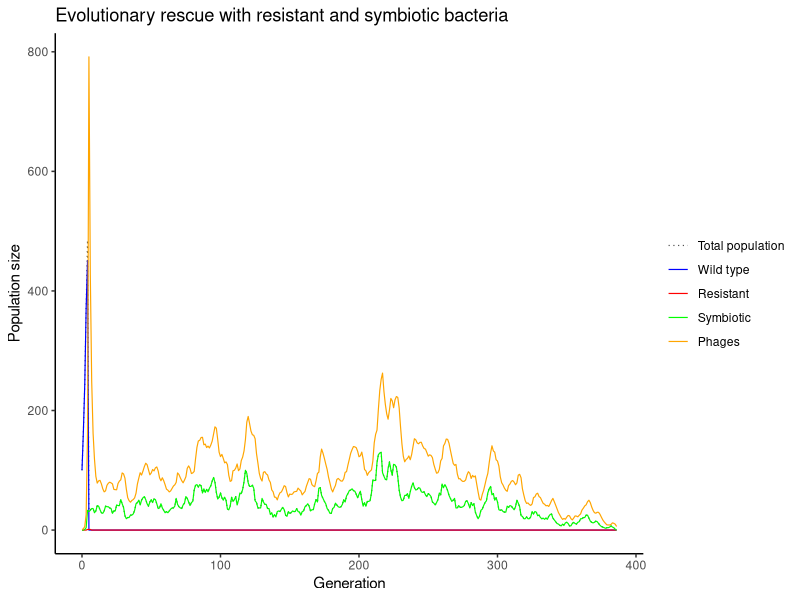

Reproduce this figure in R. (Note: this script raises an error after producing the figure.)
## ---- chunk 1
simulate_one_gen <- function(N_wt, N_r, N_s, N_p, infection_prob, induction_prob, symbiosis_prob, mut_rate, cost_r, growth_rate, K, P_decline, P_prod) {
   
  N_tot <- N_wt + N_r + N_s
  
  # intrinsic growth without losses
  r0 <- growth_rate - 1
  
  # growth rate of each type minus its specific loss 
  rho_wt <- r0 - infection_prob * N_p # includes phage population effect
  rho_r <- r0 - cost_r
  rho_s <- r0 - induction_prob
  
  # logistic growth: crowding reduces all types by the same amount --> note that deleterious effect is less strong on wt at lower density --> could exist longer at lower K
  mean_wt <- N_wt * max(0, 1 + rho_wt - r0 * N_tot / K)
  mean_r <- N_r * max(0, 1 + rho_r - r0 * N_tot / K)
  mean_s <- N_s * max(0, 1 + rho_s - r0 * N_tot / K)
  
  # Claude input: offspring (Poisson)
  offsp_wt <- rpois(1, mean_wt)
  offsp_r  <- rpois(1, mean_r)
  offsp_s  <- rpois(1, mean_s)
  
  # wt bacteria (offspring) either get infected (& die) or do symbiosis or stay 
  prob_r = mut_rate
  prob_s = min(symbiosis_prob * N_p, 1 - prob_r) # includes phage population effect
  prob_wt <- max(0,1 - prob_r - prob_s)
  
  outcome <- rmultinom(1,offsp_wt,c(prob_r, prob_s, prob_wt))
  
  n_resistant <- outcome[1]
  n_symbiotic <- outcome[2]
  n_wt <- outcome[3]
  
  # Claude input: new population sizes of wild type, resistant and symbiotes
  N_wt_new <- n_wt
  N_r_new  <- offsp_r + n_resistant
  N_s_new  <- offsp_s + n_symbiotic
  
  # phage population growth
  infections = min(N_wt, infection_prob * N_p * N_wt)
  inductions = induction_prob * N_s
  P_new = N_p * (1 + P_decline) + P_prod * (infections + inductions)

  return(c(N_wt_new, N_r_new, N_s_new, P_new))
}


# Test the function
N_wt <- 1000
N_r <- 0
N_s <- 0
N_p <- 5
infection_prob <- 0.0005
induction_prob <- 0.001
symbiosis_prob <-0
cost_r <- 0.1
growth_rate <- 1.5
mut_rate <- 0.1
K <- 2000
P_decline <- -0.5
P_prod <- 1



print(simulate_one_gen(N_wt, N_r, N_s, N_p, infection_prob, induction_prob, symbiosis_prob, mut_rate, cost_r, growth_rate, K, P_decline, P_prod))
## ---- chunk 2
simulate_pop <- function(N_init_wt, N_init_r, N_init_s, N_init_p, infection_prob, induction_prob, symbiosis_prob, mut_rate, cost_r, growth_rate, t_max, K, P_decline, P_prod) {
 
  
  # Create the vector in which to save the results
  pop_vector <- c(N_init_wt, N_init_r, N_init_s, N_init_p)
  # initiate the variables
  pop_new <- c(N_init_wt, N_init_r, N_init_s, N_init_p) 

  # run the simulation until generation t_max
  for (i in 1:t_max) {
    # redefine the current population one generation later
    pop_new <- simulate_one_gen(pop_new[1],pop_new[2], pop_new[3], pop_new[4], infection_prob, induction_prob, symbiosis_prob, mut_rate, cost_r, growth_rate, K, P_decline, P_prod)
    # add the new population sizes to the output vector
    pop_vector <- rbind(pop_vector,pop_new)
    # condition to stop the simulation before t_max: the bacteria population goes extinct
    if (pop_new[1]+pop_new[2]+pop_new[3]==0) break
  }
  
  # define the row and column names of the output vector
  rownames(pop_vector) <- (0:t_max)[1:length(pop_vector[,1])] # note that the vector has to be cut if the simulation stopped early
  colnames(pop_vector) <- c("wt","r", "s", "p")
  # return the result
  return(pop_vector)	
}


# Test the function and plot the result
# set t_max to a value to be used througout
max_gen <- 2000

N_init_wt <- 100
N_init_r <- 0
N_init_s <- 0
N_init_p <- 1
infection_prob <- 0.01
symbiosis_prob <- 0.002
growth_rate <- 1.7
mut_rate <- 0.0005
K <- 2000
P_decline <- -0.5
P_prod <- 1.5
# set parameters to vary
induction_prob = 0.7 #steps of 0.003
cost_r = 0.7

set.seed(10)
# create your simulation data
output <- simulate_pop(N_init_wt, N_init_r, N_init_s, N_init_p, infection_prob, induction_prob, symbiosis_prob, mut_rate, cost_r, growth_rate, max_gen, K, P_decline, P_prod)
# show the last few lines of the data table
print(tail(output))


# plot the output - note that the plot range and the x axis have to be adjusted based on the length of the table
# determine x axis range 
x_range <- 0:(length(output[,1])-1)

# plotting with ggplot
library(ggplot2)
library(tidyr)
library(dplyr)
library(tibble)

# Convert simulation output into a data frame
output_df <- as.data.frame(output) %>%
  mutate(Generation = as.numeric(rownames(output))) %>%
  mutate(Total = wt + r + s) 

# Reshape data for ggplot
plot_data <- output_df %>%
  pivot_longer(
    cols = c(Total, wt, r, s, p),
    names_to = "Population",
    values_to = "Size"
  ) %>%
  mutate(
    Population = factor(
      Population,
      levels = c("Total", "wt", "r", "s", "p"),
      labels = c(
        "Total population",
        "Wild type",
        "Resistant",
        "Symbiotic",
        "Phages"
      )
    )
  )


# Plot population trajectories
ggplot(
  plot_data,
  aes(
    x = Generation,
    y = Size,
    colour = Population,
    linetype = Population,
    alpha = Population
  )
) +
  geom_line(linewidth = 0.4) +
  scale_colour_manual(
    values = c(
      "Total population" = "black",
      "Wild type" = "blue",
      "Resistant" = "red",
      "Symbiotic" = "green",
      "Phages" = "orange"
    )
  ) +
  scale_linetype_manual(
    values = c(
      "Total population" = "dotted",
      "Wild type" = "solid",
      "Resistant" = "solid",
      "Symbiotic" = "solid",
      "Phages" = "solid"
    )
  ) +
  scale_alpha_manual(
    values = c(
      "Total population" = 0.7,
      "Wild type" = 1,
      "Resistant" = 1,
      "Symbiotic" = 1,
      "Phages" = 1
    )
  ) +
  labs(
    x = "Generation",
    y = "Population size",
    colour = NULL,
    linetype = NULL,
    alpha = NULL
  ) +
  ggtitle("Evolutionary rescue with resistant and symbiotic bacteria") +
  theme_classic() +
  theme(
    legend.position = "right",
    legend.justification = "center",
    legend.background = element_blank()
  )

## ---- chunk 3
# set some parameters to fixed values
max_gen <- 1000
N_init_wt <- 100
N_init_r <- 0
N_init_s <- 0
N_init_p <- 10
infection_prob <- 0.02
symbiosis_prob <- 0.004 
growth_rate <- 1.5
mut_rate <- 0.003 
K <- 1000
P_decline <- -0.5
P_prod <- 3

# determine how often to run the simulation for each set of parameters
no_replicates <- 100

# set parameters to vary
induction_prob = c(0.004, 0.007, 0.01) #steps of 0.003
cost_r = c(0.000005, 0.00001, 0.000015) #steps of 0.000005

# initialize data table - where to collect the results
data_table <- c()
# run the simulation across all chosen parameters
# loop over decay rates
for(ival in induction_prob){
  # loop over selection coefficients
  for(cval in cost_r){
    # different way of running many simulations: make replicates using "repeat" function with a counter i
    # reset counter
    i<-1
    repeat {
      # increase counter by one
      i<-i+1
      # run the simulation once
      one_run <- simulate_pop(N_init_wt, N_init_r, N_init_s, N_init_p, infection_prob, induction_prob, symbiosis_prob, mut_rate, cost_r, growth_rate, max_gen, K, P_decline, P_prod)
      # determine total population sizes
      #  total_size <- one_run[,1]+one_run[,2]+one_run[,3]
      
      
      
      # determine minimum population size
      min_size <- min(total_size)
      # determine (first) generation at which this population size occurred
      min_gen <- as.numeric(which(total_size==min_size)[1])
      # enter the data into the table
      data_table <- rbind(data_table,c(rval,sval,min_gen,min_size)) # note that we add the varying parameters (decay rate and selection coefficient) to the table too
      # stop the repeated computation after no_replicates times
      if(i>no_replicates) break
    }
  }
}
# define column names of data table
colnames(data_table) <- c("r","s","min_gen","no_min")
# show the first lines of the output
print(head(data_table))
## ---- chunk 4
# set some parameters to fixed values
max_gen <- 3000
N_init_wt <- 100
N_init_r <- 0
N_init_s <- 0
N_init_p <- 1
infection_prob <- 0.01
symbiosis_prob <- 0.002 
growth_rate <- 1.7
mut_rate <- 0.0005
K <- 2000
P_decline <- -0.5
P_prod <- 1.5

# determine how often to run the simulation for each set of parameters
no_replicates <- 100

# set parameters to vary
induction_prob <- 0.07 #steps of 0.01
cost_r <- c(0.01, 0.03, 0.05, 0.07, 0.09) 

# initialize data table - where to collect the results
 data_table <- c()

 # set seed for reproducibility
 # set.seed(10)

# run the simulation across  chosen parameter: cost_r
  # loop over selection coefficients
  for(cval in cost_r){
    # different way of running many simulations: make replicates using "repeat" function with a counter i
    # reset counter
    i<-1
    repeat {
      # increase counter by one
      i<-i+1
      #set.seed(i)
      seed = i
      # run the simulation once with changing parameter
      one_run <- simulate_pop(N_init_wt, N_init_r, N_init_s, N_init_p, infection_prob, induction_prob, symbiosis_prob, mut_rate, cval, growth_rate, max_gen, K, P_decline, P_prod)
      
      # Record population sizes at the final simulated generation
      final_sizes <- as.numeric(tail(one_run, 1))
      
      # add current result of current iteration to datatable
      data_table <- rbind(data_table,c(cval,final_sizes[1],final_sizes[2],final_sizes[3],final_sizes[4], seed )) # note that we add the varying parameters to the table too

     # note that we add the varying parameters to the table too
      # stop the repeated computation after no_replicates times
      if(i>no_replicates) break
    }
}
# define column names of data table
colnames(data_table) <- c("cost_r", "wt", "r", "s", "p", "seed")
# show the first lines of the output
print(head(data_table))


## determine outcomes
# convert to dataframe
outcomes = as.data.frame(data_table)
outcomes$outcome <- NA_character_

for (i in seq_len(nrow(outcomes))) {
  wt <- outcomes[i, "wt"]
  r  <- outcomes[i, "r"]
  s  <- outcomes[i, "s"]
  seed = outcomes [i, "seed"]

  if (wt == 0 & r == 0 & s == 0) {
    outcomes$outcome[i] <- "extinction"
  } else if (wt > 0 & r == 0 & s == 0) {
    outcomes$outcome[i] <- "wt wins"
  } else if (r > 0 & wt == 0 & s == 0) {
    outcomes$outcome[i] <- "r wins"
  } else if (s > 0 & wt == 0 & r == 0) {
    outcomes$outcome[i] <- "s wins"
  } else {
    outcomes$outcome[i] <- "temporary coexistence"
  }
}

print(head(outcomes))


## plot outcomes

# treat cost_r as a categorical axis (only three values)
outcomes$cost_r <- factor(outcomes$cost_r)

# fix the order of the five outcomes so colours are consistent
outcomes$outcome <- factor(outcomes$outcome,
  levels = c("extinction", "wt wins", "r wins", "s wins", "temporary coexistence"))

# barplot
ggplot(outcomes, aes(x = cost_r, fill = outcome)) +
  geom_bar(position = "fill") +
  scale_y_continuous(labels = scales::percent) +
  scale_fill_manual(values = c("extinction"  = "grey50",
                               "wt wins"     = "#E69F00",
                               "r wins"      = "#0072B2",
                               "s wins"      = "#009E73",
                               "temporary coexistence" = "#CC79A7"),
                    drop = FALSE) +
  labs(x = "Cost of resistance (cost_r)", y = "Proportion of replicates", fill = "Outcome") +
  theme_minimal()

# # beeswarm
# install.packages("ggbeeswarm")
# library(ggplot2)
# library(ggbeeswarm)
# 
# 
# library(ggplot2)
# 
# 
# 
# pal <- c("extinction"  = "grey50",
#          "wt wins"     = "#E69F00",
#          "r wins"      = "#0072B2",
#          "s wins"      = "#009E73",
#          "coexistence" = "#CC79A7")
# 
# counts <- as.data.frame(table(cost_r = outcomes$cost_r, outcome = outcomes$outcome))
# 
# ggplot(counts, aes(x = cost_r, y = Freq, colour = outcome)) +
#   geom_point(position = position_dodge(width = 0.6), size = 4) +
#   scale_colour_manual(values = pal) +
#   labs(x = "Cost of resistance (cost_r)",
#        y = "Number of occurrences",
#        colour = "Outcome") +
#   theme_minimal()
#  
